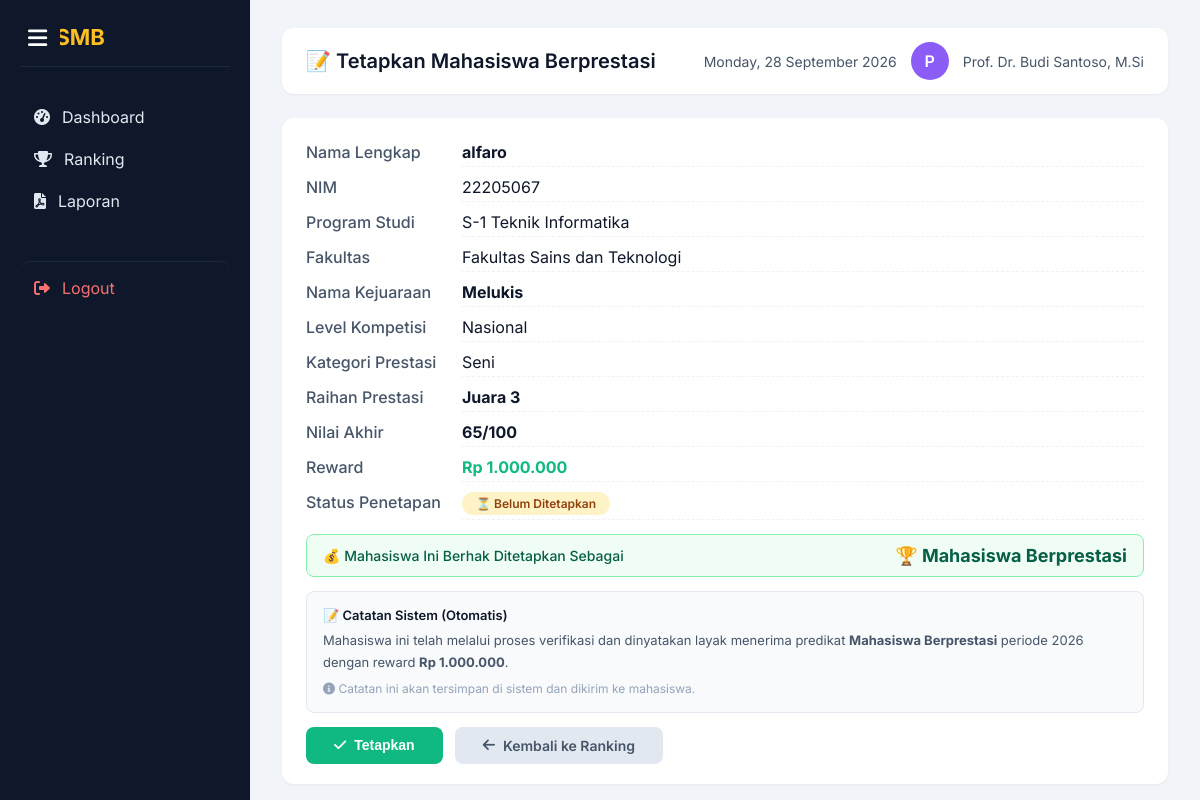
Screenshot of /pimpinan/tetapkan_prestasi.php?id=23 (signed in) with the database file from the repository.
### tables this page shows
CREATE TABLE `pengajuan` (
  `id` int NOT NULL,
  `user_id` int NOT NULL,
  `mahasiswa_id` int DEFAULT NULL,
  `kategori_id` int DEFAULT NULL,
  `judul_prestasi` varchar(200) DEFAULT NULL,
  `deskripsi` text,
  `tanggal_prestasi` date DEFAULT NULL,
  `level_kompetisi` enum('Lokal','Provinsi','Nasional','Internasional') NOT NULL,
  `penyelenggara` varchar(100) DEFAULT NULL,
  `lokasi` varchar(100) DEFAULT NULL,
  `raihan_prestasi` varchar(50) DEFAULT NULL,
  `dokumen_path` varchar(255) DEFAULT NULL,
  `status` enum('diproses','disetujui','ditolak','revisi') NOT NULL DEFAULT 'diproses',
  `tanggal_disetujui` datetime DEFAULT NULL,
  `reward_nominal` int DEFAULT '0',
  `nilai_akhir` decimal(5,2) DEFAULT NULL,
  `admin_catatan` text,
  `admin_id` int DEFAULT NULL,
  `validated_at` datetime DEFAULT NULL,
  `periode_id` int DEFAULT NULL,
  `created_at` datetime DEFAULT CURRENT_TIMESTAMP,
  `updated_at` datetime DEFAULT NULL,
  `fakultas` varchar(100) DEFAULT NULL,
  `jenis_peserta` enum('Individu','Tim') DEFAULT 'Individu',
  `nama_ketua` varchar(100) DEFAULT NULL,
  `nim_ketua` varchar(20) DEFAULT NULL,
  `no_hp` varchar(15) DEFAULT NULL,
  `prodi` varchar(50) DEFAULT NULL,
  `bulan_raihan` varchar(20) DEFAULT NULL,
  `tahun_raihan` year DEFAULT NULL,
  `url_penyelenggara` text,
  `nama_tim` varchar(100) DEFAULT NULL,
  `anggota_tim` text,
  `sertifikat` varchar(255) DEFAULT NULL,
  `foto_dokumentasi` text,
  `surat_tugas` varchar(255) DEFAULT NULL,
  `nama_kejuaraan` varchar(255) DEFAULT NULL,
  `kategori_prestasi` varchar(100) DEFAULT NULL,
  `tanggal_raihan` date DEFAULT NULL,
  `ocr_text` text,
  `ocr_accuracy` decimal(5,4) DEFAULT '0.0000',
  `file_hash` varchar(64) DEFAULT NULL,
  `digital_signature` text,
  `penetapan` tinyint(1) DEFAULT '0'
);

CREATE TABLE `users` (
  `id` int NOT NULL,
  `username` varchar(50) NOT NULL,
  `password` varchar(255) NOT NULL,
  `email` varchar(100) NOT NULL,
  `nama_lengkap` varchar(100) NOT NULL,
  `nim` varchar(20) DEFAULT NULL,
  `fakultas` varchar(100) DEFAULT NULL,
  `prodi` varchar(50) DEFAULT NULL,
  `role` enum('mahasiswa','reviewer','admin','superadmin') NOT NULL DEFAULT 'mahasiswa',
  `no_hp` varchar(20) DEFAULT NULL,
  `alamat` text,
  `foto_profil` varchar(255) DEFAULT NULL,
  `status` enum('active','inactive','locked','suspended') NOT NULL DEFAULT 'active',
  `email_verified` tinyint(1) DEFAULT '1',
  `verification_token` varchar(100) DEFAULT NULL,
  `reset_token` varchar(100) DEFAULT NULL,
  `reset_expiry` datetime DEFAULT NULL,
  `last_login` datetime DEFAULT NULL,
  `lock_until` datetime DEFAULT NULL,
  `created_at` datetime NOT NULL,
  `updated_at` datetime DEFAULT NULL
);

CREATE TABLE `kategori_reward` (
  `id` int NOT NULL,
  `tingkat` enum('Lokal','Provinsi','Nasional','Internasional') NOT NULL,
  `kategori` enum('Individu','Tim') NOT NULL,
  `raihan` varchar(30) NOT NULL,
  `nominal` int NOT NULL
);

### pimpinan/tetapkan_prestasi.php (the view, shortened to what this page needs)
<?php
require_once '../config/database.php';
$nama = $_SESSION['nama'] ?? 'Pimpinan';
$id = isset($_GET['id']) ? (int)$_GET['id'] : 0;
function hitungNilaiAkhir($row) {
    $bobot_level = [
        'Lokal' => 1,
        'Provinsi' => 2,
        'Nasional' => 3,
        'Internasional' => 4
    ];
    $bobot_raihan = [
        'Juara 1' => 4,
        'Juara 2' => 3,
        'Juara 3' => 2,
        'Finalis' => 1,
        'Silver Medal' => 3,
        'Gold Medal' => 4,
        'Bronze Medal' => 2,
        'Peserta Aktif' => 1,
        'Juara Harapan' => 2,
    ];
    $level = $row['level_kompetisi'] ?? 'Lokal';
    $raihan = $row['raihan_prestasi'] ?? 'Juara 3';
    $bobot_raihan_value = $bobot_raihan[$raihan] ?? 2;
    $skor = ($bobot_level[$level] * 15) + ($bobot_raihan_value * 10);
    return min($skor, 100);
}
$query = "SELECT p.*, u.nama_lengkap, u.nim, u.prodi, u.fakultas,
          kr.nominal as reward_nominal
          FROM pengajuan p
          JOIN users u ON p.user_id = u.id
          LEFT JOIN kategori_reward kr ON (
              kr.tingkat = p.level_kompetisi AND
              kr.kategori = p.jenis_peserta AND
              kr.raihan = p.raihan_prestasi
          )
          WHERE p.id = $id AND p.status = 'disetujui'";
$result = mysqli_query($conn, $query);
$data = mysqli_fetch_assoc($result);
$reward = $data['reward_nominal'] ?? 0;
$reward_formatted = number_format($reward, 0, ',', '.');
$nilai_akhir = hitungNilaiAkhir($data);
include 'includes/sidebar.php';
?>
<!DOCTYPE html>
<html lang="id">
<head>
    <link rel="stylesheet" href="https://cdnjs.cloudflare.com/ajax/libs/font-awesome/6.0.0-beta3/css/all.min.css">
</head>
<body>
<div class="main-content">
    <div class="header">
        <h1>📝 Tetapkan Mahasiswa Berprestasi</h1>
        <div class="user">
            <span><?php echo date('l, d F Y'); ?></span>
            <div class="avatar"><?php echo strtoupper(substr($nama, 0, 1)); ?></div>
            <span><?php echo htmlspecialchars($nama); ?></span>
        </div>
    </div>
    <div class="card">
        <form method="POST">
            <div class="detail-grid">
                <div class="label">Nama Lengkap</div>
                <div class="value"><strong><?php echo htmlspecialchars($data['nama_lengkap']); ?></strong></div>
                <div class="label">NIM</div>
                <div class="value"><?php echo htmlspecialchars($data['nim']); ?></div>
                <div class="label">Program Studi</div>
                <div class="value"><?php echo htmlspecialchars($data['prodi'] ?? 'Teknik Informatika'); ?></div>
                <div class="label">Fakultas</div>
                <div class="value"><?php echo htmlspecialchars($data['fakultas'] ?? '-'); ?></div>
                <div class="label">Nama Kejuaraan</div>
                <div class="value"><strong><?php echo htmlspecialchars($data['nama_kejuaraan']); ?></strong></div>
                <div class="label">Level Kompetisi</div>
                <div class="value"><?php echo htmlspecialchars($data['level_kompetisi']); ?></div>
                <div class="label">Kategori Prestasi</div>
                <div class="value"><?php echo htmlspecialchars($data['kategori_prestasi'] ?? '-'); ?></div>
                <div class="label">Raihan Prestasi</div>
                <div class="value"><strong><?php echo htmlspecialchars($data['raihan_prestasi']); ?></strong></div>
                <div class="label">Nilai Akhir</div>
                <div class="value"><strong><?php echo $nilai_akhir; ?>/100</strong></div>
                <div class="label">Reward</div>
                <div class="value"><strong style="color: #10b981;">Rp <?php echo $reward_formatted; ?></strong></div>
                <div class="label">Status Penetapan</div>
                <div class="value">
                    <?php if ($data['penetapan'] == 1): ?>
                        <span class="status-badge success">✅ Sudah Ditetapkan</span>
                    <?php else: ?>
                        <span class="status-badge warning">⏳ Belum Ditetapkan</span>
                    <?php endif; ?>
                </div>
            </div>
            <div class="reward-box">
                <span class="label">💰 Mahasiswa Ini Berhak Ditetapkan Sebagai</span>
                <span class="amount">🏆 Mahasiswa Berprestasi</span>
            </div>
            <div class="catatan-otomatis">
                <span class="label">📝 Catatan Sistem (Otomatis)</span>
                <p>
                    Mahasiswa ini telah melalui proses verifikasi dan dinyatakan layak menerima
                    predikat <strong>Mahasiswa Berprestasi</strong> periode <?php echo date('Y'); ?>
                    dengan reward <strong>Rp <?php echo $reward_formatted; ?></strong>.
                </p>
                <p style="margin-top: 6px; font-size: 12px; color: #94a3b8;">
                    <i class="fas fa-info-circle"></i> Catatan ini akan tersimpan di sistem dan dikirim ke mahasiswa.
                </p>
            </div>
            <div class="action-buttons">
                <?php if ($data['penetapan'] == 1): ?>
                    <button type="button" class="btn btn-disabled" disabled>
                        <i class="fas fa-check-circle"></i> Sudah Ditetapkan
                    </button>
                <?php else: ?>
                    <button type="submit" name="tetapkan" class="btn btn-primary" onclick="return confirm('Yakin ingin menetapkan <?php echo htmlspecialchars($data['nama_lengkap']); ?> sebagai Mahasiswa Berprestasi?')">
                        <i class="fas fa-check"></i> Tetapkan
                    </button>
                <?php endif; ?>
                <a href="ranking_kandidat.php" class="btn btn-secondary">
                    <i class="fas fa-arrow-left"></i> Kembali ke Ranking
                </a>
            </div>
        </form>
    </div>
</div>
</body>
</html>

### pimpinan/includes/sidebar.php (style rules this page uses)
.main-content { margin-left: 250px; transition: margin-left 0.3s ease; }

### pimpinan/tetapkan_prestasi.php (style rules this page uses)
* { margin: 0; padding: 0; box-sizing: border-box; }
body { font-family: 'Inter', sans-serif; background: #f1f4f8; display: flex; min-height: 100vh; }
.main-content { margin-left: 250px; padding: 28px 32px; width: 100%; min-height: 100vh; }
.header { display: flex; justify-content: space-between; align-items: center; background: white; padding: 14px 24px; border-radius: 12px; box-shadow: 0 1px 3px rgba(0,0,0,0.05); margin-bottom: 24px; }
.header h1 { font-size: 20px; font-weight: 600; color: #0f172a; }
.header .user { display: flex; align-items: center; gap: 14px; font-size: 14px; color: #475569; }
.header .user .avatar { width: 38px; height: 38px; background: #8b5cf6; border-radius: 50%; display: flex; align-items: center; justify-content: center; font-weight: 600; color: white; font-size: 16px; }
.card { background: white; border-radius: 12px; box-shadow: 0 1px 3px rgba(0,0,0,0.05); padding: 20px 24px; margin-bottom: 20px; }
.detail-grid { display: grid; grid-template-columns: 140px 1fr; gap: 6px 16px; margin-bottom: 14px; }
.detail-grid .label { font-weight: 500; color: #475569; padding: 4px 0; }
.detail-grid .value { color: #0f172a; padding: 4px 0; border-bottom: 1px dashed #eef2f6; }
.detail-grid .value strong { color: #0f172a; }
.reward-box { background: #f0fdf4; border: 1px solid #86efac; border-radius: 8px; padding: 10px 16px; margin: 10px 0 14px 0; display: flex; justify-content: space-between; align-items: center; flex-wrap: wrap; }
.reward-box .label { font-weight: 500; color: #065f46; font-size: 14px; }
.reward-box .amount { font-size: 18px; font-weight: 700; color: #065f46; }
.catatan-otomatis { background: #f8fafc; border: 1px solid #e2e8f0; border-radius: 8px; padding: 12px 16px; margin-bottom: 14px; font-size: 13px; color: #475569; line-height: 1.7; }
.catatan-otomatis .label { font-weight: 600; color: #0f172a; display: block; margin-bottom: 3px; font-size: 13px; }
.status-badge { display: inline-block; padding: 4px 14px; border-radius: 20px; font-size: 12px; font-weight: 600; }
.status-badge.warning { background: #fef3c7; color: #92400e; }
.action-buttons { display: flex; gap: 12px; flex-wrap: wrap; margin-top: 6px; }
.btn { padding: 10px 28px; border-radius: 8px; font-weight: 600; font-size: 14px; border: none; cursor: pointer; transition: 0.2s; display: inline-flex; align-items: center; gap: 8px; text-decoration: none; }
.btn-primary { background: #10b981; color: white; }
.btn-secondary { background: #e2e8f0; color: #475569; }

### rows the page displays
pengajuan: user.nama_lengkap "alfaro", user.nim "22205067", user.prodi "S-1 Teknik Informatika", user.fakultas "Fakultas Sains dan Teknologi", nama_kejuaraan "Melukis", level_kompetisi "Nasional", kategori_prestasi "Seni", raihan_prestasi "Juara 3", nilai_akhir "65", kategori_reward.nominal "1.000.000"

### other values shown
substr($nama, 0, 1) "P"
$nama "Prof. Dr. Budi Santoso, M.Si"
